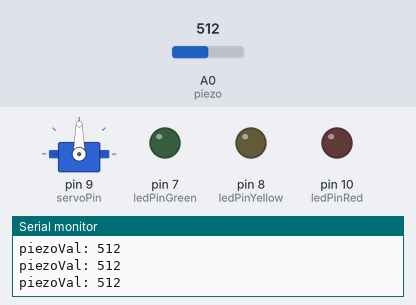
Bench run of a sketch on a simulated Arduino Uno, built with avr-gcc and run on an emulated ATmega328P. On the bench: servo, output pins drawn as LEDs (lit = HIGH), the last lines printed to the serial monitor. The test bench sets the inputs (shaded band); at power-on: A0 (piezo) = 512.

Above: at 1.8 s.
1.9 s: A0 (piezo) set to 990
3.4 s: A0 (piezo) set to 1013
At 20.5 s:
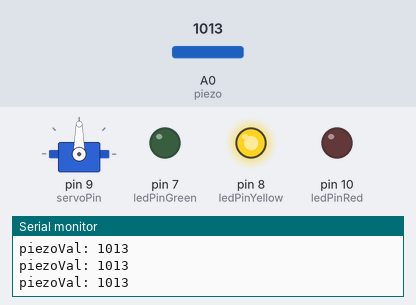
At 40.1 s:
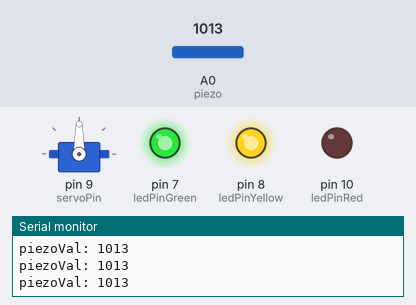
Timing chart, 0 to 40.4 s (numbered marks = the images above; inputs shaded):
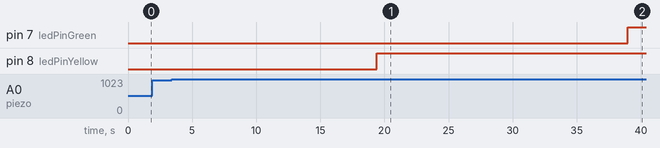

Measured:
- the behaviour switches between 999 and 1000 on A0 (piezo) (found by bisection; images 0 and 1)
- after the input at 3.4 s, pin 7 (ledPinGreen): LOW → HIGH after 35.6 s instead of 33.7 s; pin 8 (ledPinYellow): LOW → HIGH after 16.0 s instead of 15.1 s

The sketch:

Unlocker.ino
```cpp
#include <Servo.h>
Servo myServo;

const int servoPin = 9;
const int ledPinRed = 10;
const int ledPinYellow = 8;
const int ledPinGreen = 7;

const int piezo = A0;

void setup() {
  Serial.begin(9600);
  pinMode(ledPinRed, OUTPUT);
  pinMode(ledPinYellow, OUTPUT);
  pinMode(ledPinGreen, OUTPUT);

  myServo.attach(servoPin);

}

void loop() {
  digitalWrite(ledPinRed, LOW);
  digitalWrite(ledPinYellow, LOW);
  digitalWrite(ledPinGreen, LOW);
  boolean knocked1 = false;
  boolean knocked2 = false;
  boolean knocked3 = false;
  int firstDelay = 1000;
  int secondDelay = 2000;
  int thirdDelay = 3000;

  delay(firstDelay);
  digitalWrite(ledPinRed, HIGH);

  for(int i = 0; i<1000; i++){
    int piezoVal = analogRead(piezo);
    if(piezoVal > 10){
      knocked1 = true;
      digitalWrite(ledPinRed, LOW);
      Serial.print("piezoVal: ");
      Serial.println(piezoVal);
    }
    delay(1);
  }


  delay(secondDelay);
  for(int i = 0; i<1000; i++){
    int piezoVal = analogRead(piezo);
    if(piezoVal > 10){
      knocked2 = true;
      digitalWrite(ledPinYellow, HIGH);
      Serial.print("piezoVal: ");
      Serial.println(piezoVal);
    }
    delay(1);
  }


  delay(thirdDelay);
  for(int i = 0; i<1000; i++){
    int piezoVal = analogRead(piezo);
    if(piezoVal > 10){
      knocked3 = true;
      digitalWrite(ledPinGreen, HIGH);
      Serial.print("piezoVal: ");
      Serial.println(piezoVal);
    }
    delay(1);
  }

  boolean unlock = knocked1 & knocked2 & knocked3;

  if(unlock){
    Serial.println("Angle: 180");
    myServo.write(180);
    delay(1000);
  }else{
    Serial.println("Angle: 0");
    myServo.write(0);
    delay(1000);
  }


}
```
